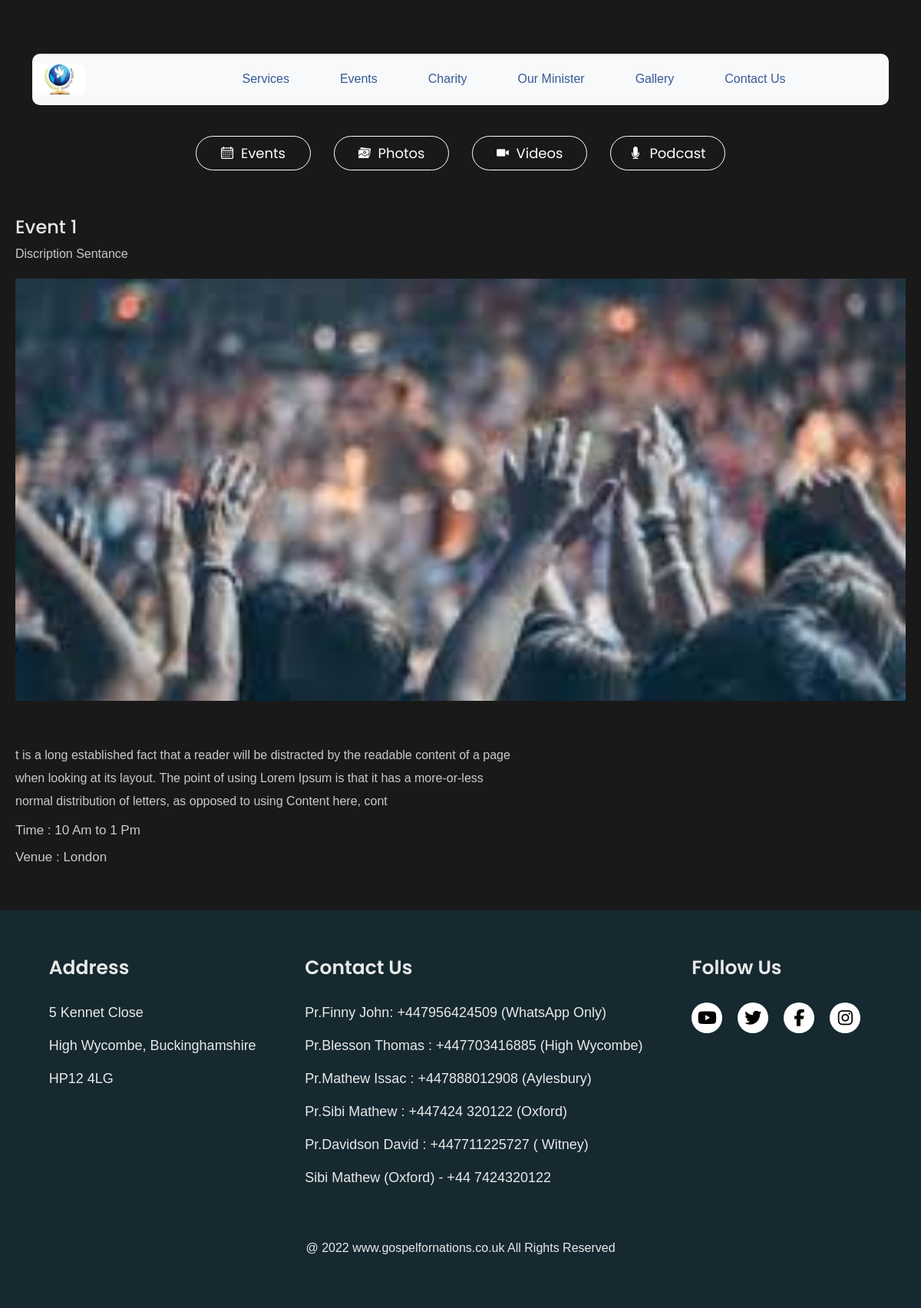
Screenshot of /event/details?id=1 with the database file from the repository.
### home/models.py (models this page shows, shortened)
class Event(models.Model):
    title = models.CharField(max_length=255)
    venue = models.CharField(max_length=255)
    time_from = models.CharField(max_length=255)
    time_to = models.CharField(max_length=255)
    description = models.CharField(max_length=255)
    status = models.CharField(max_length=255)
    image = models.ImageField(upload_to="event", null=False)

### home/views.py (the view)
# urls.py: path('event/details', views.event_details),
def event_details(request):
    data = {}
    id = request.GET.get('id', None)
    event = Event.objects.get(id=id)
    data["event"] = event
    return render(request, 'event-details.html', data)

### home/templates/event-details.html (shortened to what this page needs)
{% load static %}
<!DOCTYPE html>
<html lang="en">
<head>
  <link rel="stylesheet" href="{% static 'css/bootstrap.min.css' %}" />
  <link rel="stylesheet" href="{% static 'css/style.css' %}" />
  <link rel="stylesheet" href="{% static 'css/footer.css' %}" />
  <link rel="stylesheet" href="{% static 'css/event-details.css' %}" />
  <link href="https://cdn.jsdelivr.net/npm/bootstrap@5.2.0-beta1/dist/css/bootstrap.min.css" rel="stylesheet"
 />
  <link rel="stylesheet" href="https://cdnjs.cloudflare.com/ajax/libs/font-awesome/5.15.4/css/all.min.css"
 />
  <link rel="stylesheet" href="https://cdnjs.cloudflare.com/ajax/libs/font-awesome/5.15.4/css/all.min.css"
 />
  <link rel="stylesheet" href="{% static 'css/footer.css' %}" />
</head>
<body>
  <div class="event-detaild-page">
    <div class="container">
      <nav class="navbar navbar-expand-lg navbar-light bg-light justify-content-between">
        <a class="navbar-brand" href="/"><img src="{% static 'img/logo.png' %}" alt="logo" /></a>
        <div class="collapse navbar-collapse" id="navbarSupportedContent">
          <ul class="navbar-nav ms-auto">
            <li class="nav-item active">
              <a class="nav-link" href="/services">Services</a>
            </li>
            <li class="nav-item">
              <a class="nav-link" href="/events">Events</a>
            </li>
            <li class="nav-item">
              <a class="nav-link" href="/charity">Charity</a>
            </li>
            <li class="nav-item">
              <a class="nav-link" href="/minister">Our Minister</a>
            </li>
            <li class="nav-item">
              <a class="nav-link" href="/photos">Gallery</a>
            </li>
            <li class="nav-item">
              <a class="nav-link" href="/contact">Contact Us</a>
            </li>
          </ul>
        </div>
      </nav>
      <div class="selection-btns">
        <a href="/events">
          <button class="selection-btn"> <img class="evt-icons" src="{% static 'img/calendar (1).png' %}"/> Events</button>
        </a>
        <a href="/photos">
          <button class="selection-btn"> <img class="evt-icons"  src="{% static 'img/gallery.png' %}"/>  Photos</button>
        </a>
        <a href="/videos">
          <button class="selection-btn"> <img class="evt-icons"  src="{% static 'img/video-camera (1).png' %}"/>  Videos</button>
        </a>
        <a href="/">
          <button class="selection-btn"> <img class="evt-icons"  src="{% static 'img/voice.png' %}"/>  Podcast</button>
        </a>
      </div>
    </div>
    <div class="event-detaild-page-container">
      <section class="banner-section">
        <h4 class="banner-section-title">{{event.title}}</h3>
          <p class="banner-section-description">
            Discription Sentance
          </p>
          <div class="banner-img" style="
              background-image: url('/media/{{event.image}}');
            "></div>
      </section>
      <section class="content-section">
        <p class="description">
          {{event.description}}
        </p>
        <p class="time">Time : {{event.time_from}} to {{event.time_to}}</p>
        <p class="venue">Venue : {{event.venue}}</p>
      </section>
    </div>
    <section class="footer">
      <div class="footer-top">
        <section class="address-section">
          <h5>Address</h5>
          <p>5 Kennet Close</p>
          <p>High Wycombe, Buckinghamshire</p>
          <p>HP12 4LG</p>
        </section>
        <section class="contact-section">
          <h5>Contact Us</h5>
          <p>Pr.Finny John: +447956424509 (WhatsApp Only)</p>
          <p>Pr.Blesson Thomas : +447703416885 (High Wycombe)</p>
          <p>Pr.Mathew Issac : +447888012908 (Aylesbury)</p>
          <p>Pr.Sibi Mathew : +447424 320122 (Oxford)</p>
          <p>Pr.Davidson David : +447711225727 ( Witney)</p>
          <p>Sibi Mathew (Oxford) - +44 7424320122</p>
        </section>
        <section class="follow-section">
          <h5>Follow Us</h5>
          <div class="icon-container">
            <i class="fa-brands fa-youtube" onclick="goYoutube()"></i><i class="fa-brands fa-twitter" onclick="goTwit()"
              style="margin-left: 5px"></i><i class="fa-brands fa-facebook-f" onclick="goFb()"
              style="margin-left: 5px"></i>
            <i class="fa-brands fa-instagram" onclick="goInsta()" style="margin-left: 5px"></i>
          </div>
        </section>
      </div>
      <div class="footer-bottom">
        <p>@ 2022 www.gospelfornations.co.uk All Rights Reserved</p>
      </div>
    </section>
  </div>
</body>
</html>

### static/css/style.css (style rules this page uses)
* { font-family: "Poppins", sans-serif; color: rgba(255, 255, 255, 0.897); }
a { text-decoration: none; cursor: pointer; color: white; }
body { background-color: rgba(10, 10, 10, 0.9); }
p, small { font-family: "Helvetica", "Arial", sans-serif !important; }
i, button { cursor: pointer; }
.navbar { margin-top: 50px; background-color: white; border-radius: 5px; padding-left: 10px; padding-right: 20px; display: flex; justify-content: flex-start; }
.navbar-nav { width: 100%; display: flex; justify-content: center; }
.navbar-nav .nav-item .nav-link { color: #355995; margin-right: 50px; }
.navbar-brand img { width: 70px; }
.nav-link { font-family: "Helvetica", "Arial", sans-serif; }

### static/css/footer.css (style rules this page uses)
.footer { width: 100%; background-color: #162930; }
.footer-top { width: 100%; display: flex; justify-content: space-evenly; padding-top: 60px; }
.footer-top h5 { font-weight: 600; font-size: 25px; margin-bottom: 30px; }
.footer-top p { font-size: 18px; }
.icon-container { display: flex; }
.icon-container i { font-size: 22px; color: black; background-color: white; width: 40px; height: 40px; display: grid; place-items: center; text-align: center; border-radius: 50%; margin-right: 15px; }
.footer-bottom { width: 100%; display: flex; justify-content: center; padding: 50px; }

### static/css/event-details.css (style rules this page uses)
* { margin: 0; padding: 0; box-sizing: border-box; font-family: poppins; }
.event-detaild-page { background-color: #191919; color: white; }
.container { padding-top: 1px; }
.navbar { padding: 10px; border-radius: 10px; background-color: white; }
.navbar-nav { width: 90%; display: flex; justify-content: center; }
.selection-btns { width: 100%; display: flex; align-items: center; justify-content: center; margin: 100px 0; }
.selection-btn { margin: 0 15px; width: 150px; height: 45px; border-radius: 25px; border: 1px solid white; background: none; color: white; font-size: 18px; display: flex; align-items: center; justify-content: center; }
.event-detaild-page-container { display: flex; margin-bottom: 20px; }
.banner-section { width: 800px; height: 80vh; position: relative; }
.banner-section-title, .banner-section-description { display: none; }
.banner-img { width: 500px; height: 550px; background-size: cover; background-position: center; position: absolute; left: 140px; z-index: 10; }
.content-section .description { max-width: 650px; margin: 35px 0; line-height: 30px; color: #cacaca; }
.content-section .time, .venue { font-size: 20px; color: #cacaca; }
.content-section .time { margin-top: 65px; margin-bottom: 20px; }
.evt-icons { margin-right: 10px; }
@media (max-width: 1200px) { .container, .container-sm { width: 720px; padding-top: 20px; max-width: 100%; } }
@media (max-width: 1200px) { .event-detaild-page-container { display: block; } }
@media (max-width: 1200px) { .banner-section, .content-section { width: 100%; padding: 20px; } }
@media (max-width: 1200px) { .banner-section { height: auto; } }
@media (max-width: 1200px) { .banner-img { width: 100%; position: static; } }
@media (max-width: 1200px) { .banner-section-title, .banner-section-description { display: block; } }
@media (max-width: 1200px) { .banner-section-description { color: #cacaca; margin-bottom: 20px; } }
@media (max-width: 1200px) { .selection-btns { margin: 40px 0; } }
@media (max-width: 1200px) { .content-section { margin: 0; } }
@media (max-width: 1200px) { .content-section .description { margin: 0; margin-top: 16px; } }
@media (max-width: 1200px) { .content-section .time, .venue { font-size: 17px; } }
@media (max-width: 1200px) { .content-section .time { margin-top: 10px; margin-bottom: 10px; } }

### home/templates/event-details.html (style rules this page uses)
a { text-decoration: none; }

### rows the page displays
Event: title "Event 1", image (picture), description "t is a long established fact that a reader will be distracted by the readable content of a page when looking at its layout. The point of using Lorem Ipsum is that it has a more-or-less normal distribution of letters, as opposed to using Content here, cont", time_from "10 Am", time_to "1 Pm", venue "London"
